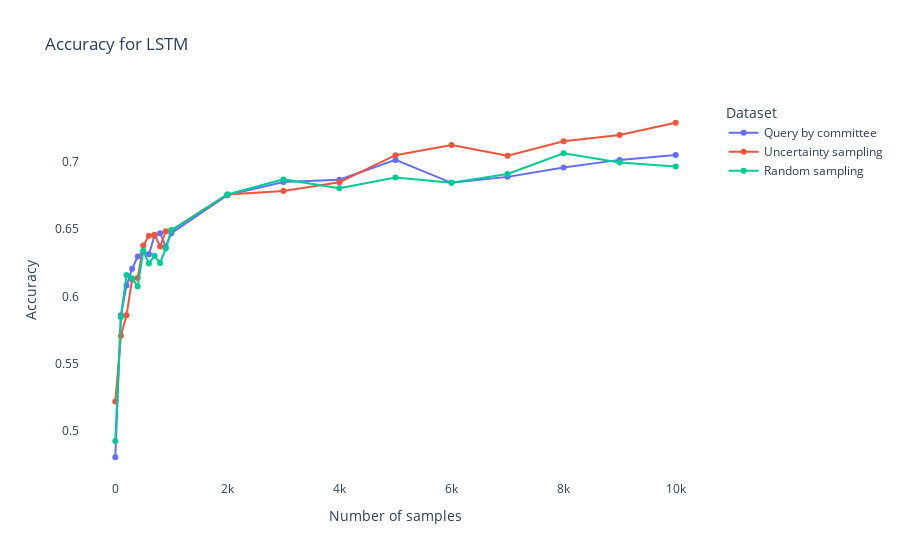

Notebook source saved alongside this figure:
### Code cell
figure_active_accuracy = go.Figure()

figure_active_accuracy.add_trace(go.Scatter(x=X, y=results_lstm_comitee_accuracy, mode='lines+markers', name='Query by committee'))
figure_active_accuracy.add_trace(go.Scatter(x=X, y=results_lstm_uncertainty_accuracy, mode='lines+markers', name='Uncertainty sampling'))
figure_active_accuracy.add_trace(go.Scatter(x=X, y=results_lstm_random_accuracy, mode='lines+markers', name='Random sampling'))

figure_active_accuracy.update_layout(
    title="Accuracy for LSTM",
    xaxis_title="Number of samples",
    yaxis_title="Accuracy",
    legend_title="Dataset",
    plot_bgcolor='rgba(0,0,0,0)',
)

figure_active_accuracy.show()

### Figure 1 — Plotly figure (JSON) as saved in the notebook; plotly's stock layout.template omitted (floating-point values rounded to 4 significant figures)
{"data": [{"mode": "lines+markers", "name": "Query by committee", "type": "scatter", "x": [0, 100, 200, 300, 400, 500, 600, 700, 800, 900, 1000, 2000, 3000, 4000, 5000, 6000, 7000, 8000, 9000, 10000], "y": [0.4807, 0.586, 0.6082, 0.6205, 0.6296, 0.6331, 0.6313, 0.6453, 0.6469, 0.6369, 0.6469, 0.6751, 0.6849, 0.6866, 0.7013, 0.6842, 0.6887, 0.6957, 0.7013, 0.7049]}, {"mode": "lines+markers", "name": "Uncertainty sampling", "type": "scatter", "x": [0, 100, 200, 300, 400, 500, 600, 700, 800, 900, 1000, 2000, 3000, 4000, 5000, 6000, 7000, 8000, 9000, 10000], "y": [0.5221, 0.5708, 0.586, 0.6126, 0.6138, 0.6378, 0.645, 0.6457, 0.6371, 0.6483, 0.649, 0.6756, 0.6782, 0.6847, 0.7048, 0.7123, 0.7043, 0.7151, 0.7197, 0.7288]}, {"mode": "lines+markers", "name": "Random sampling", "type": "scatter", "x": [0, 100, 200, 300, 400, 500, 600, 700, 800, 900, 1000, 2000, 3000, 4000, 5000, 6000, 7000, 8000, 9000, 10000], "y": [0.4929, 0.5848, 0.6159, 0.6135, 0.6075, 0.6338, 0.6245, 0.6301, 0.6247, 0.6355, 0.649, 0.6756, 0.6868, 0.6803, 0.6882, 0.6842, 0.6908, 0.7062, 0.6994, 0.6964]}], "layout": {"legend": {"title": {"text": "Dataset"}}, "plot_bgcolor": "rgba(0,0,0,0)", "title": {"text": "Accuracy for LSTM"}, "xaxis": {"title": {"text": "Number of samples"}}, "yaxis": {"title": {"text": "Accuracy"}}}}
